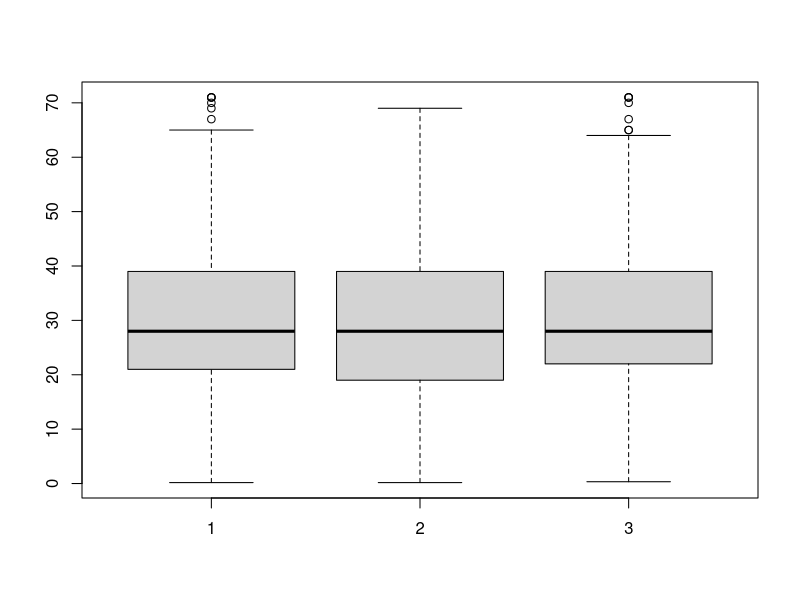
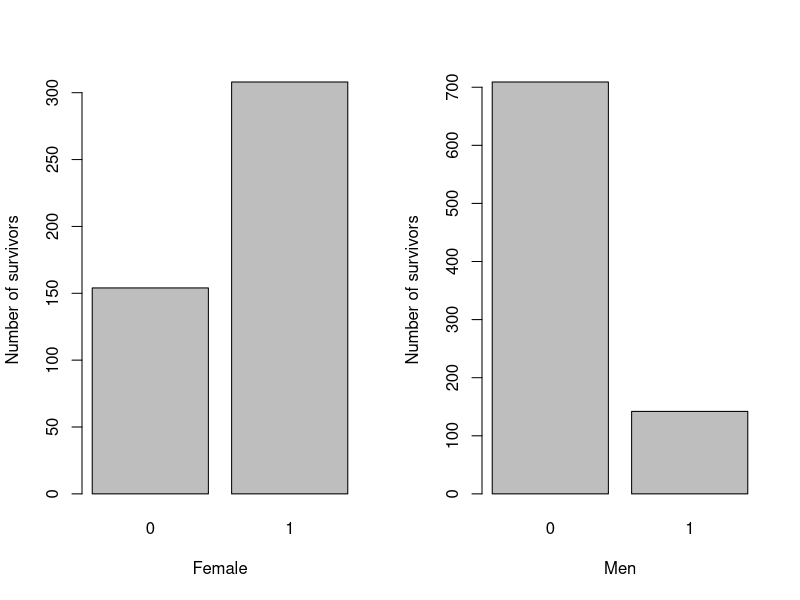
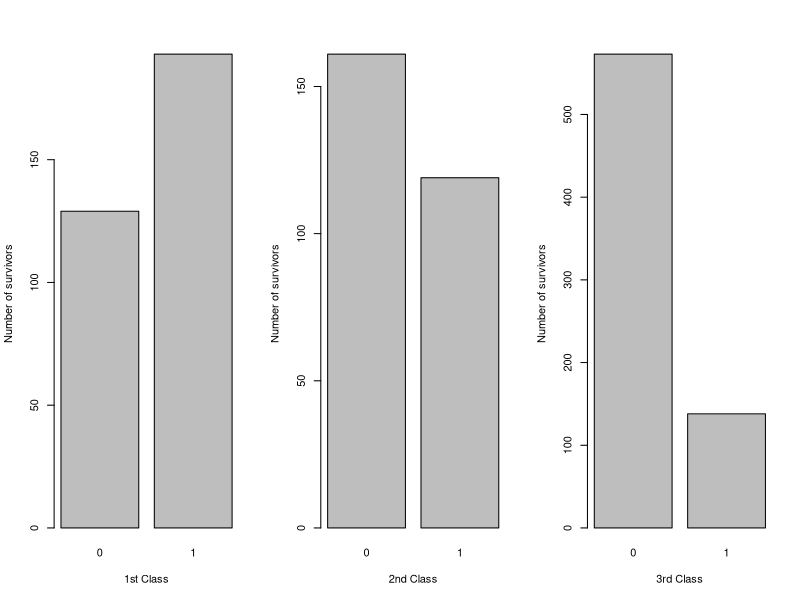

Reproduce these figures in R, in order.
## ---- chunk 1
knitr::opts_chunk$set(echo = TRUE)
knitr::opts_chunk$set(fig.width=6, fig.height=4, fig.align = "center")
library(knitr)
## ---- chunk 2
data = read.table('titanic.txt', header=T)
attach(data)
survivars_age = Age[Survived == 1]
not_survivars_age = Age[Survived == 0]
boxplot(Age, survivars_age, not_survivars_age)
## ---- chunk 3
surv_fem = table(Survived[Sex == "female"])
surv_men = table(Survived[Sex == "male"])

par(mfrow=c(1,2))
barplot(surv_fem , ylab="Number of survivors", xlab="Female")
barplot(surv_men, ylab="Number of survivors", xlab="Men")
## ---- chunk 4
surv_1cls = table(Survived[PClass == "1st"])
surv_2cls = table(Survived[PClass == "2nd"])
surv_3cls = table(Survived[PClass == "3rd"])

par(mfrow=c(1,3))
barplot(surv_1cls, ylab="Number of survivors", xlab="1st Class")
barplot(surv_2cls, ylab="Number of survivors", xlab="2nd Class")
barplot(surv_3cls, ylab="Number of survivors", xlab="3rd Class")
## ---- chunk 5
fact_PClass = factor(PClass)
fact_Sex = factor(Sex)
fact_Age = factor(Age)
titglm = glm(Survived ~ fact_PClass + fact_Sex + fact_Age, data = data, family=binomial)
summary(titglm, maxsum = 10)
## ---- chunk 6
titglm_f = glm(Survived ~ fact_PClass + fact_Sex + Age, data = data, family=binomial)
summary(titglm_f)
## ---- chunk 7
exp(coef(titglm_f))
## ---- chunk 8
cat("odds of 1st class + female + age =", exp(3.759662 - 0 - 0 - 0.039177), "\n")
cat("odds of 1st class + male + age =", (3.759662 - 0 - 2.631357 - 0.039177), "\n")
cat("odds of 2st class + female + age =", exp(3.759662 - 1.291962 - 0 - 0.039177), "\n")
cat("odds of 2st class + male + age =", exp(3.759662 - 1.291962 - 2.631357 - 0.039177), "\n")
cat("odds of 3st class + female + age =", exp(3.759662 - 2.521419 - 0 - 0.039177), "\n")
cat("odds of 3st class + male + age =", exp(3.759662 - 2.521419 - 2.631357 - 0.039177), "\n")
## ---- chunk 9
glm1 = glm(Survived ~ fact_Sex * fact_PClass * Age, data = data, family=binomial)
anova(glm1, test="Chisq")
## ---- chunk 10
titglm2 = glm(Survived ~ fact_PClass + fact_Sex, data = data, family=binomial)
summary(titglm2)
## ---- chunk 11
p1m = predict(titglm2, data.frame(fact_PClass = "1st", fact_Sex = "male", Age = "53"), type="response")
p2m = predict(titglm2, data.frame(fact_PClass = "2nd", fact_Sex = "male", Age = "53"), type="response")
p3m = predict(titglm2, data.frame(fact_PClass = "3rd", fact_Sex = "male", Age = "53"), type="response")
p1f = predict(titglm2, data.frame(fact_PClass = "1st", fact_Sex = "female", Age = "53"), type="response")
p2f = predict(titglm2, data.frame(fact_PClass = "2nd", fact_Sex = "female", Age = "53"), type="response")
p3f = predict(titglm2, data.frame(fact_PClass = "3rd", fact_Sex = "female", Age = "53"), type="response")
## ---- chunk 12
cat("odds of 1st class + male + age(53) =", p1m / (1 - p1m), "\n")
cat("odds of 2nd class + male + age(53) =", p2m / (1 - p2m), "\n")
cat("odds of 3rd class + male + age(53) =", p3m / (1 - p3m), "\n")
cat("odds of 1st class + female + age(53) =", p1f / (1 - p1f), "\n")
cat("odds of 2nd class + female + age(53) =", p2f / (1 - p2f), "\n")
cat("odds of 3rd class + female + age(53) =", p3f / (1 - p3f), "\n")
## ---- chunk 13
tot_class = xtabs(~ Survived + fact_PClass)
tot_class
## ---- chunk 14
tot_ch = chisq.test(tot_class)
tot_ch
## ---- chunk 15
tot_sex = xtabs(~ Survived + fact_Sex)
tot_sex
## ---- chunk 16
fisher.test(tot_sex)
